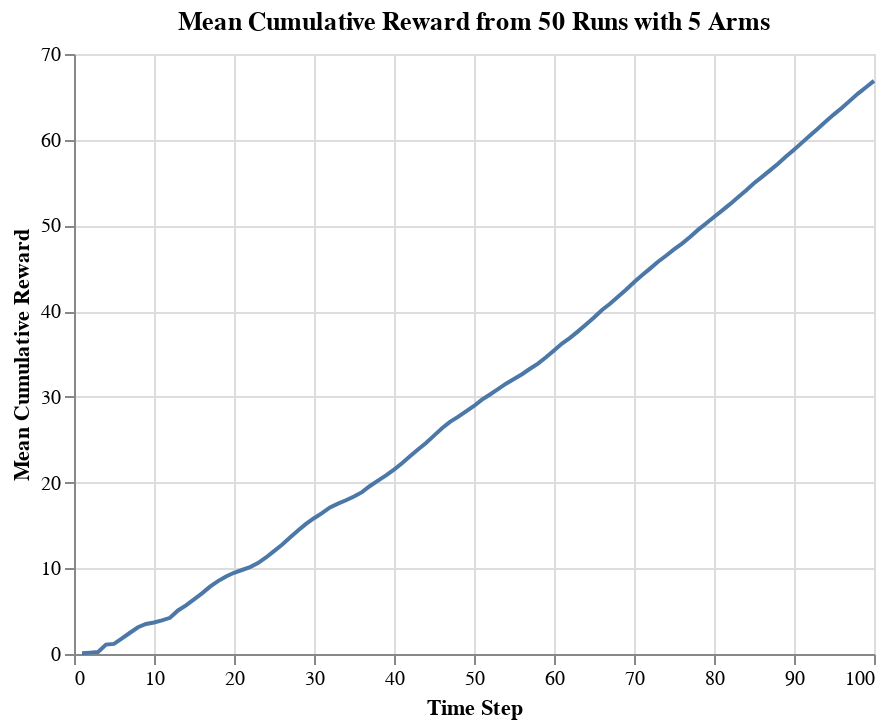

Notebook source saved alongside this figure:
### Code cell
df_cumreward = df.loc[:,["step", "cum_reward"]].groupby(["step"]).agg("mean").reset_index()
alt.Chart(df_cumreward).mark_line().encode(
    alt.X("step:Q", title = "Time Step"),
    alt.Y("cum_reward:Q", title = "Mean Cumulative Reward")
).properties(
    title = "Mean Cumulative Reward from 50 Runs with 5 Arms",
)

### Figure 1 — Vega-Lite specification as saved in the notebook (floating-point values rounded to 4 significant figures)
{"config": {"view": {"continuousWidth": 400, "continuousHeight": 300}}, "data": {"name": "data-0d223e3d16468491c24218707899432a"}, "mark": "line", "encoding": {"x": {"type": "quantitative", "field": "step", "title": "Time Step"}, "y": {"type": "quantitative", "field": "cum_reward", "title": "Mean Cumulative Reward"}}, "title": "Mean Cumulative Reward from 50 Runs with 5 Arms", "$schema": "https://vega.github.io/schema/vega-lite/v4.8.1.json", "datasets": {"data-0d223e3d16468491c24218707899432a": [{"step": 1, "cum_reward": 0.1}, {"step": 2, "cum_reward": 0.16}, {"step": 3, "cum_reward": 0.24}, {"step": 4, "cum_reward": 1.1}, {"step": 5, "cum_reward": 1.18}, {"step": 6, "cum_reward": 1.82}, {"step": 7, "cum_reward": 2.48}, {"step": 8, "cum_reward": 3.12}, {"step": 9, "cum_reward": 3.5}, {"step": 10, "cum_reward": 3.68}, {"step": 11, "cum_reward": 3.92}, {"step": 12, "cum_reward": 4.22}, {"step": 13, "cum_reward": 5.08}, {"step": 14, "cum_reward": 5.68}, {"step": 15, "cum_reward": 6.38}, {"step": 16, "cum_reward": 7.08}, {"step": 17, "cum_reward": 7.86}, {"step": 18, "cum_reward": 8.5}, {"step": 19, "cum_reward": 9.04}, {"step": 20, "cum_reward": 9.48}, {"step": 21, "cum_reward": 9.8}, {"step": 22, "cum_reward": 10.14}, {"step": 23, "cum_reward": 10.6}, {"step": 24, "cum_reward": 11.26}, {"step": 25, "cum_reward": 12.0}, {"step": 26, "cum_reward": 12.74}, {"step": 27, "cum_reward": 13.58}, {"step": 28, "cum_reward": 14.4}, {"step": 29, "cum_reward": 15.18}, {"step": 30, "cum_reward": 15.84}, {"step": 31, "cum_reward": 16.44}, {"step": 32, "cum_reward": 17.1}, {"step": 33, "cum_reward": 17.54}, {"step": 34, "cum_reward": 17.94}, {"step": 35, "cum_reward": 18.38}, {"step": 36, "cum_reward": 18.88}, {"step": 37, "cum_reward": 19.6}, {"step": 38, "cum_reward": 20.22}, {"step": 39, "cum_reward": 20.84}, {"step": 40, "cum_reward": 21.52}, {"step": 41, "cum_reward": 22.26}, {"step": 42, "cum_reward": 23.08}, {"step": 43, "cum_reward": 23.86}, {"step": 44, "cum_reward": 24.62}, {"step": 45, "cum_reward": 25.48}, {"step": 46, "cum_reward": 26.34}, {"step": 47, "cum_reward": 27.08}, {"step": 48, "cum_reward": 27.66}, {"step": 49, "cum_reward": 28.3}, {"step": 50, "cum_reward": 28.94}, {"step": 51, "cum_reward": 29.68}, {"step": 52, "cum_reward": 30.28}, {"step": 53, "cum_reward": 30.9}, {"step": 54, "cum_reward": 31.54}, {"step": 55, "cum_reward": 32.08}, {"step": 56, "cum_reward": 32.64}, {"step": 57, "cum_reward": 33.28}, {"step": 58, "cum_reward": 33.88}, {"step": 59, "cum_reward": 34.62}, {"step": 60, "cum_reward": 35.42}, {"step": 61, "cum_reward": 36.22}, {"step": 62, "cum_reward": 36.88}, {"step": 63, "cum_reward": 37.64}, {"step": 64, "cum_reward": 38.44}, {"step": 65, "cum_reward": 39.26}, {"step": 66, "cum_reward": 40.14}, {"step": 67, "cum_reward": 40.86}, {"step": 68, "cum_reward": 41.68}, {"step": 69, "cum_reward": 42.5}, {"step": 70, "cum_reward": 43.38}, {"step": 71, "cum_reward": 44.18}, {"step": 72, "cum_reward": 44.96}, {"step": 73, "cum_reward": 45.76}, {"step": 74, "cum_reward": 46.46}, {"step": 75, "cum_reward": 47.2}, {"step": 76, "cum_reward": 47.88}, {"step": 77, "cum_reward": 48.66}, {"step": 78, "cum_reward": 49.48}, {"step": 79, "cum_reward": 50.22}, {"step": 80, "cum_reward": 50.98}, {"step": 81, "cum_reward": 51.72}, {"step": 82, "cum_reward": 52.48}, {"step": 83, "cum_reward": 53.28}, {"step": 84, "cum_reward": 54.08}, {"step": 85, "cum_reward": 54.92}, {"step": 86, "cum_reward": 55.66}, {"step": 87, "cum_reward": 56.42}, {"step": 88, "cum_reward": 57.2}, {"step": 89, "cum_reward": 58.04}, {"step": 90, "cum_reward": 58.82}, {"step": 91, "cum_reward": 59.66}, {"step": 92, "cum_reward": 60.5}, {"step": 93, "cum_reward": 61.32}, {"step": 94, "cum_reward": 62.14}, {"step": 95, "cum_reward": 62.96}, {"step": 96, "cum_reward": 63.72}, {"step": 97, "cum_reward": 64.56}, {"step": 98, "cum_reward": 65.38}, {"step": 99, "cum_reward": 66.12}, {"step": 100, "cum_reward": 66.86}]}}
